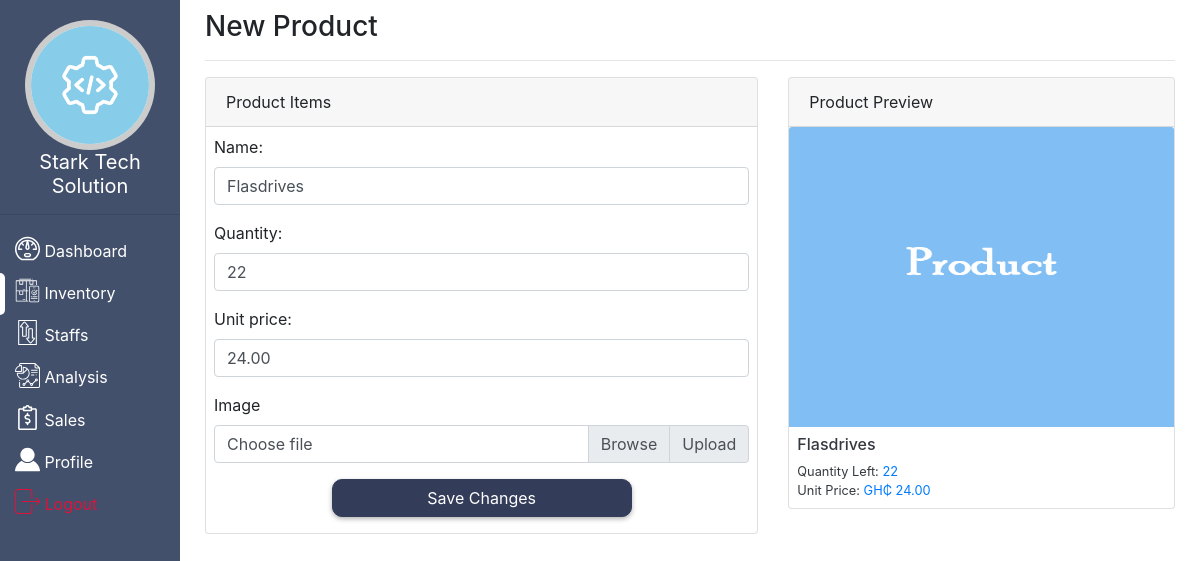
/inventory/2/edit/ (signed in), run on the app's committed database.
### app/models.py (models this page shows, shortened)
class CompanyDetails(models.Model):
    user = models.OneToOneField(User,on_delete = models.CASCADE)
    name = models.CharField(max_length = 100)
    image = models.ImageField(upload_to = 'company_logo',default = "default_company_logo.png")
    mobile1 = models.CharField(max_length = 30)
    mobile2 = models.CharField(max_length = 30, null = True, blank  = True)
    location = models.CharField(max_length = 200)

class Product(models.Model):
    company = models.ForeignKey(CompanyDetails,on_delete = models.CASCADE)
    name = models.CharField(max_length = 200)
    unit_price = models.DecimalField(decimal_places = 2, max_digits = 65,default = 0.00)
    quantity = models.PositiveIntegerField(default = 1)
    image = models.ImageField(upload_to = f"product_images",default = 'product_logo.png')

### app/views.py (the view, shortened to what this page needs)
# urls.py: path('inventory/<int:pk>/edit/',app_views.InventoryEditView.as_view(),name = 'inventory_edit'),
class InventoryEditView(LoginRequiredMixin,UserPassesTestMixin,generic.UpdateView):
    model = Product
    fields = ['name','quantity','unit_price','image']
    template_name = 'app/inventory_form.html'
    def get_context_data(self,*args,**kwargs):
        context = super().get_context_data(*args,**kwargs)
        context['update'] = True
        return context
    def test_func(self):
        return self.request.user.is_superuser

### app/templates/app/inventory_form.html (shortened to what this page needs)
{% extends 'app/base.html' %}
{% load static %}
{% block content %}
    <div class="container-fluid">
       <h3>New Product</h3><hr/>
        <form action="." enctype="multipart/form-data" method="post">
            <div class="row">
                <div class="col-md-7">
                    <div class="card h-100">
                        <div class="card-header">Product Items</div>
                        <div class="card-body p-2">
                            <div class="form-group">
                                {{form.name.label_tag}}
                                {{form.name}}
                            </div>
                            <div class="form-group">
                                {{form.quantity.label_tag}}
                                {{form.quantity}}
                            </div>
                            <div class="form-group">
                                {{form.unit_price.label_tag}}
                                {{form.unit_price}}
                            </div>
                            <div class="form-group">
                                <label for="id_image">Image</label>
                                <div class="input-group mb-3">
                                  <div class="custom-file">
                                    <label class="custom-file-label" for="id_image" aria-describedby="inputGroupFileAddon02">Choose file</label>
                                  </div>
                                  <div class="input-group-append">
                                    <span class="input-group-text">Upload</span>
                                  </div>
                                </div>
                            </div>
                            <div style="max-width: 300px;margin: auto;">
                               {% if update %}
                                    <input type="submit" class="btn btn-block mt-2 mb-2" value="Save Changes">
                               {% else %}
                                    <input type="submit" class="btn btn-block mt-2 mb-2" value="Create">
                               {% endif %}
                            </div>
                        </div>
                    </div>
                </div>
                <div class="col-md-5 mt-3 mt-md-0 mb-4">
                    <div class="card">
                        <div class="card-header">Product Preview</div>
                        {% if update %}
                            <img height="300px" src="{{object.image.url}}" id="image" class="card-img-top" alt="">
                        {% else %}
                            <img height="300px" src="{% static 'app/images/product_logo.png' %}" id="image" class="card-img-top" alt="">
                        {% endif %}
                        <div class="card-body p-2">
                            {% if update %}
                                <h6 class="text-dark" style="text-overflow: ellipsis;width: 100%;white-space: nowrap;overflow: hidden;" id="name">{{ object.name }}</h6>
                                <p class="text-dark small m-auto">
                                    Quantity Left:
                                    <span class = 'text-primary' id="qty">{{ object.quantity }}</span>
                                </p>
                                <p class="text-dark small m-auto">
                                    Unit Price:
                                    <span class = 'text-primary' id="price">GH&#8373; {{ object.unit_price }}</span>
                                </p>
                            {% endif %}
                        </div>
                    </div>
                </div>
            </div>
        </form>
    </div>
{% endblock %}

### app/templates/app/base.html (shortened to what this page needs)
{% load static %}
<!DOCTYPE html>
<html lang="en">
<head>
    <link rel="stylesheet" href="{% static 'app\bootstrap.min.css' %}">
</head>
<body>
   <div id="side-menu">
       <img src="{{ user.companydetails.image.url }}" style ='background: white;width: 130px;border-radius: 50%;height: 130px;border: 6px solid rgba(0,0,0,.2);margin-top: 20px' alt="">
       <h5 style="font-weight: 400;">{{ user.companydetails.name }}</h5>
       <hr/>
       <ul>
           <li><a href="{% url 'app:home' %}" id="active">
              <img src="{% static 'app/images/dashboard.svg' %}" style="width: 25px;position: relative;bottom:4px" alt="">
               <span>Dashboard</span>
            </a></li>
           <li><a href="{% url 'app:inventory' %}">
              <img src="{% static 'app/images/inventory.svg' %}" style="width: 25px;position: relative;bottom:4px" alt="">
               <span>Inventory</span>
            </a></li>
            <li><a href="{% url 'app:staffs' %}">
              <img src="{% static 'app/images/transaction.svg' %}" style="width: 25px;position: relative;bottom:4px" alt="">
               <span>Staffs</span>
            </a></li>
           <li><a href="{% url 'app:analysis' %}">
              <img src="{% static 'app/images/analysis.svg' %}" style="width: 25px;position: relative;bottom:4px" alt="">
               <span>Analysis</span>
            </a></li>
           <li><a href="{% url 'app:sales_report' %}">
              <img src="{% static 'app/images/sales.svg' %}" style="width: 25px;position: relative;bottom:4px" alt="">
               <span>Sales</span>
            </a></li>
            <li><a href="{% url 'company:profile' %}">
              <img src="{% static 'app/images/profile.svg' %}" style="width: 25px;position: relative;bottom:4px" alt="">
              <span>Profile</span>
            </a></li>
           <li><a href="{% url 'company:logout' %}">
              <img src="{% static 'app/images/logout.svg' %}" style="width: 25px;position: relative;bottom:4px" alt="">
               <span>Logout</span>
            </a></li>
       </ul>
   </div>
   <div id="main-content">
       {% block content %}
       {% endblock %}
   </div>
</body>
</html>

### app/templates/app/base.html (style rules this page uses)
#side-menu { width: 180px; height: 100vh; position: fixed; top: 0px; left: 0px; background: #42506b; text-align: center; color: white; transition: all .3s ease-in-out; }
#side-menu > ul { margin: auto; padding: 0px; list-style: none; text-align: left; }
#side-menu > ul > li > a { display: block; padding: 8px 15px; color: white; position: relative; }
#side-menu > ul > li:last-child > a { color: crimson; }
#side-menu #active::before { content: ''; display: block; background: white; width: 5px; border-radius: 0px 5px 5px 0px; height: 100%; position: absolute; top: 0px; left: 0px; }
#main-content { width: calc(100% - 200px); height: 300px; position: relative; top: 10px; left: 190px; transition: all 0.3s ease-in-out; }

### app/templates/app/inventory_form.html (style rules this page uses)
input[type = submit] { border: thin solid #333c59; background: #333c59; color: white; border-radius: 10px; box-shadow: 0px 2px 5px rgba(0,0,0,.3); transition: all .2s ease-in-out; }

### data on the page
Product: name "Flasdrives", quantity "22", unit_price "24.00", image (picture)

### other printed values
{{ user.companydetails.name }} "Stark Tech Solution"
